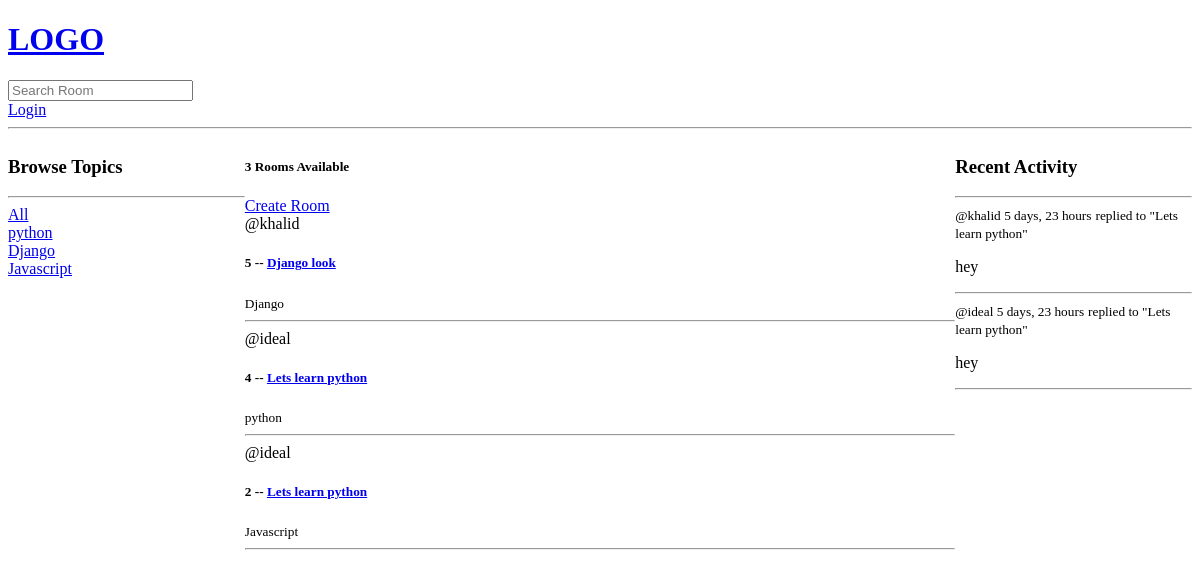
Before: / with the older database file.
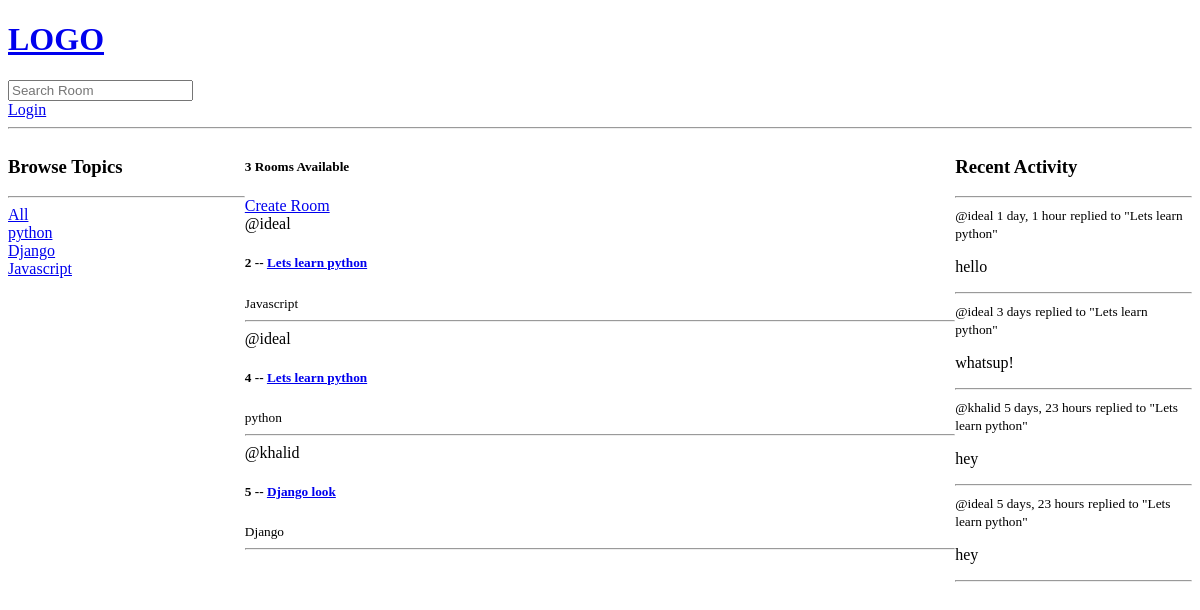
After: the same page with the newer database file.
### home/models.py (models this page shows, shortened)
class Topic(models.Model):
    name = models.CharField(max_length=200)

class Room(models.Model):
    host =  models.ForeignKey(User, on_delete=models.SET_NULL, null=True)
    topic = models.ForeignKey(Topic, on_delete=models.SET_NULL, null=True)
    name = models.CharField(max_length=200)
    description = models.TextField(null=True, blank=True)
    participants = models.ManyToManyField(User, related_name='participants', blank=True)
    updated = models.DateTimeField(auto_now=True)
    created = models.DateTimeField(auto_now_add=True)
    class Meta:
        ordering =  ['-updated', '-created']
    def __str__(self):
        return self.name

class Messege(models.Model):
    user = models.ForeignKey(User, on_delete=models.CASCADE)
    room = models.ForeignKey(Room, on_delete=models.CASCADE)
    body = models.TextField()
    updated = models.DateTimeField(auto_now=True)
    created = models.DateTimeField(auto_now_add=True)
    class Meta:
        ordering =  ['-updated', '-created']
    def __str__ (self):
        return self.body[0:50]

### home/views.py (the view)
# urls.py: path('' , views.home, name="home"),
def home(request):
    q = request.GET.get('q') if request.GET.get('q') != None else ''
    rooms = Room.objects.filter(Q(topic__name__icontains=q) |
    Q(name__icontains=q) |
    Q(description__icontains=q)
    )
    topics = Topic.objects.all()
    room_count = rooms.count()
    room_messages = Messege.objects.filter(Q(room__topic__name__icontains=q))
    context = {'rooms': rooms, 'topics': topics, 'room_count':room_count, 'room_messages': room_messages}
    return render(request, 'saleSawari/home.html', context)

### templates/saleSawari/home.html (shortened to what this page needs)
<!DOCTYPE html>
<html lang="en">
<head>
</head>
<body>
    {% extends 'main.html' %}
    {% block content %}
<div class="home-container">
    <div>
        <h3>Browse Topics</h3>
        <hr>
        <div>
            <a href="{% url 'home' %}">All</a>
        </div>
      {% for topic in topics %}
            <div>
                <a href="{% url 'home' %}?q={{topic.name}}">{{topic.name}}</a>
            </div>
            {% endfor %}
    </div>
    <div>
        <h5>{{room_count}} Rooms Available</h5>
        <a href="{% url 'create-room' %}"> Create Room</a>
        {% for room in rooms %}
            <div>
                <span>@{{room.host.username}}
                </span>
             <h5>{{room.id}} -- <a href = "{% url 'room' room.id %}">{{room.name}}</a></h5>
            <small>{{room.topic.name}}</small>
             <hr>
            </div>
        {% endfor %}
    </div>
    <div>
        <h3>Recent Activity</h3>
        <hr>
        {% for message in room_messages %}
            <div>
                <small>@{{message.user}}  {{message.created|timesince }}</small>
                <small>replied to "{{message.room}}"</small>
                <P>{{message}}</P>
            <hr>
            </div>
        {% endfor %}
    </div>
</div>
    {% endblock content %}

### templates/main.html (shortened to what this page needs)
<!DOCTYPE html>
<html lang="en">
<head>
</head>
<body>
    {% include 'navbar.html' %}
    {%block content %}
    {% endblock %}
</body>
</html>

### templates/navbar.html
<a href="/">
<h1>LOGO</h1>
</a>
<form method="GET" action="{% url 'home' %}">
    <input type="text" name="q" placeholder="Search Room"/>
</form>
{% if request.user.is_authenticated %}
<p>hello {{request.user}}</p>
<a href="{% url 'logout' %}">Logout</a>
{% else %}
<a href="{% url 'login' %}">Login</a>
{% endif %}
<hr>

### templates/saleSawari/home.html (style rules this page uses)
.home-container { display: grid; grid-template-columns: 1fr 3fr 1fr; }

Changed rows visible on the page:
changed Room "Javascript": moves up the list
changed Room "python": moves down the list
added Messege: user "ideal", created "1 day, 1 hour", room "Lets learn python", body "hello"
added Messege: user "ideal", created "3 days", room "Lets learn python", body "whatsup!"
